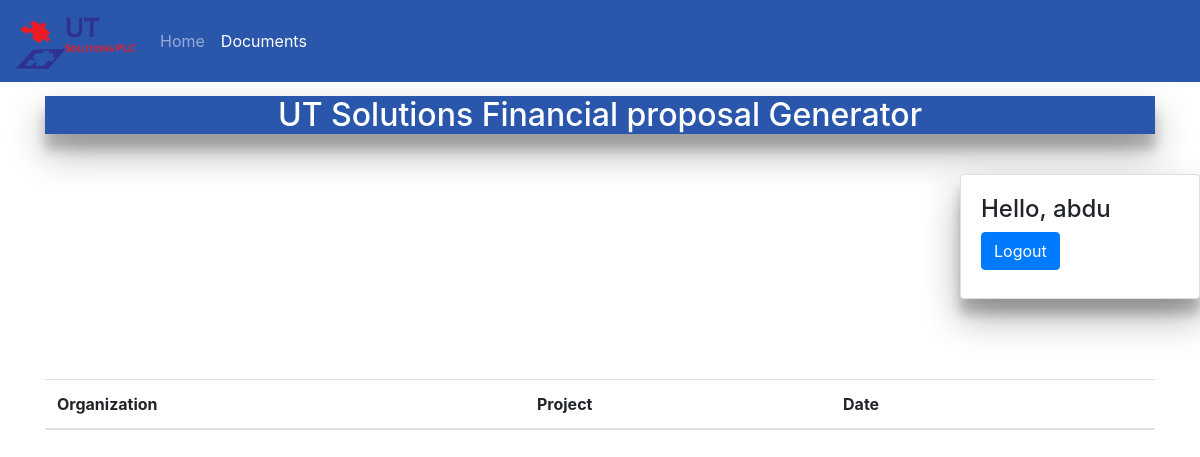
Page /records/ (signed in) on the earlier database version.
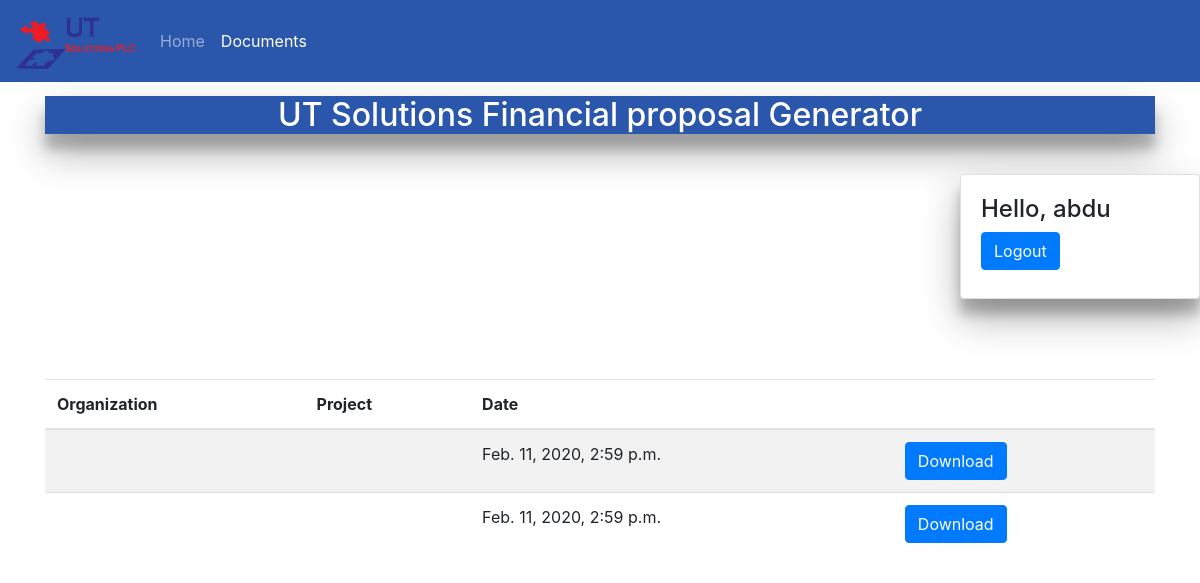
Same page on the later database version.
### input/models.py (models this page shows)
class Record(models.Model):
    path = models.CharField(max_length = 200)
    date = models.DateTimeField(auto_now=True)
    organization = models.CharField(max_length = 200)
    project_type = models.CharField(max_length = 200)

### input/views.py (the view)
# urls.py: path('records/', views.documents, name= 'records')
def documents(request):
    return render(request, 'documents.html', {'record': Record.objects.all()})

### templates/documents.html (shortened to what this page needs)
{% load static %}
<!DOCTYPE html>
<html lang="en">
<head>
    <link rel="stylesheet" href="{% static 'bootstrap/css/bootstrap.css' %}">
    <link rel="stylesheet" href=" {% static 'css/style.css'%} ">
</head>
<body>
    <nav class="navbar navbar-expand-md navbar-dark fixed-top">
        <a class="navbar-brand" href="#"><img class="logo" src= {% static 'images/UT.png'%} alt=""></a>
        <div class="collapse navbar-collapse" id="navbarsExampleDefault">
            <ul class="navbar-nav mr-auto">
            <li class="nav-item">
                <a class="nav-link" href="{% url 'home' %}">Home</a>
            </li>
            <li class="nav-item active">
                <a class="nav-link" href="">Documents<span class="sr-only">(current)</span></a>
            </li>
            </ul>
        </div>
    </nav>
    <div class="container">
        <header>
            <center>
                <h2>UT Solutions Financial proposal Generator</h2>
            </center>
        </header>
    </div>
    <div class="logout">
        <div class="card">
            <div class="card-body">
                {% if user.is_authenticated %}
                <h4> Hello, {{user.username}}</h4>
                <h5><a class="btn btn-primary" href="{% url 'logout' %}">Logout</a></h5>
                {% else %}
                <p> You are not logged in</p>
                <a href="{% url 'login' %}">Login</a>
                {% endif %}
            </div>
        </div>
    </div>
    {% if user.is_authenticated %}
    <div class="container" style="margin-top: 10vh;">
        <table class="table table-striped">
            <thead>
                <tr>
                    <th scope="col">Organization</th>
                    <th scope="col">Project</th>
                    <th scope="col">Date</th>
                    <th scope="col"></th>
                </tr>
            </thead>
            <tbody>
                {%for document in record%}
                <tr>
                    <th scope="row">{{document.organization}}</th>
                    <td>{{document.project_type}}</td>
                    <td>{{document.date}}</td>
                    <td> <a class="btn btn-primary" href="{{MEDIA_URL}}{{document.path}}">Download</a></td>
                </tr>
                {%endfor%}
            </tbody>
        </table>
    </div>
    {% endif %}
</body>
</html>

Differences in the rows shown:
added Record: date "Feb. 11, 2020, 2:59 p.m."
added Record: date "Feb. 11, 2020, 2:59 p.m."
